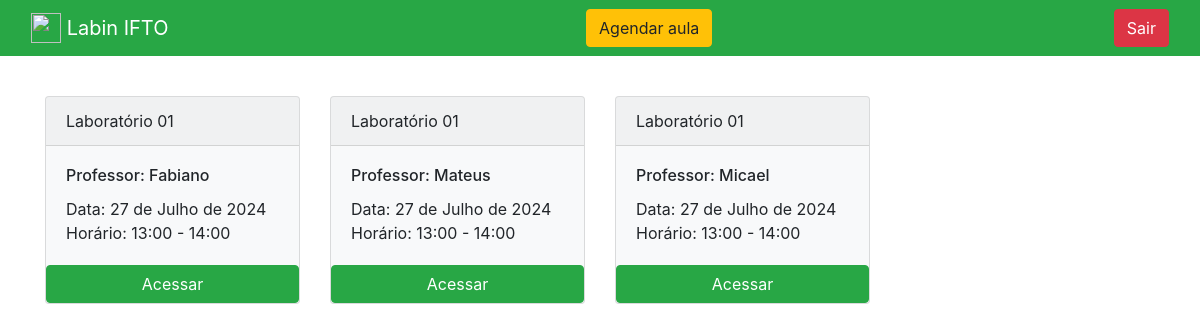
Before: /agendamento/home/ (signed in) with the older database file.
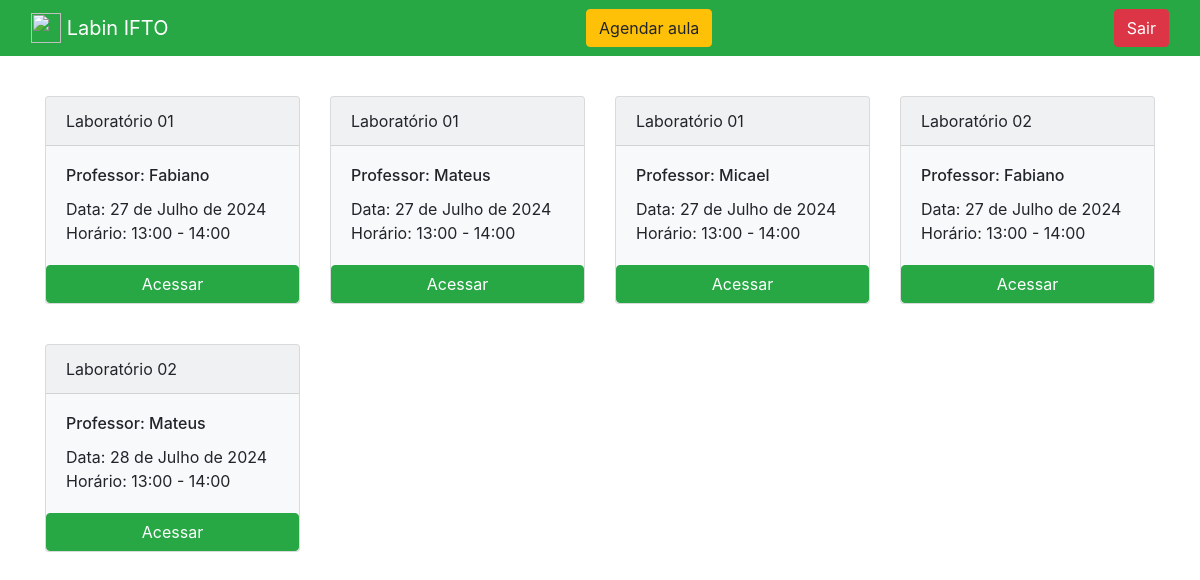
After: the same page with the newer database file.
### agendamento/models.py (models this page shows, shortened)
class Agendamentos(models.Model):
    professor = models.ForeignKey(Professores, on_delete=models.DO_NOTHING)
    laboratorio = models.ForeignKey(Laboratorios, on_delete=models.DO_NOTHING)
    data_agendamento = models.DateField()
    horario_inicio = models.TimeField()
    horario_fim = models.TimeField()
    class Meta:
        verbose_name = 'Agendamento'

class Laboratorios(models.Model):
    nome = models.CharField(max_length=30)
    class Meta:
        verbose_name = 'Laboratório'
    def __str__(self) -> str:
        return self.nome

class Professores(models.Model):
    nome = models.CharField(max_length=100)
    class Meta:
        verbose_name = 'Professore'
    def __str__(self) -> str:
        return self.nome

### agendamento/views.py (the view)
# urls.py: path('home/', views.home, name= 'home'),
def home(request):
    if request.session.get('usuario'):
        usuario = Usuario.objects.get(id = request.session['usuario']).nome
        agendamentos = Agendamentos.objects.all()
        form = AgendamentoAula()
        return render(request, 'home.html', {'agendamentos': agendamentos,
                                             'usuario_logado': request.session.get('usuario'),
                                             'form': form})
    else:
        return redirect('/auth/login/?status=2')

### agendamento/templates/home.html
{% extends "base.html" %}
{% block 'conteudo' %}
<div class="container">
    <div class="row">
        {% for agendamento in agendamentos %}
        <div class="col-md-3">
            <br>
            <div class="card bg-light mt-3" style="max-width: 16rem;">
                <div class="card-header">{{agendamento.laboratorio}}</div>
                <div class="card-body">
                  <h6 class="card-title">Professor: {{agendamento.professor}}</h6>
                  <p class="card-text">Data: {{agendamento.data_agendamento}} <br> Horário: {{agendamento.horario_inicio}} - {{agendamento.horario_fim}}</p>
                </div>
                <a href="{% url 'ver_agendamento' agendamento.id %}" class="btn btn-success">Acessar</a>
            </div>
        </div>
        {% endfor %}
    </div>
</div>
{% endblock  %}

Changed rows visible on the page:
added Agendamentos: laboratorio "Laboratório 02", professor "Fabiano", data_agendamento "27 de Julho de 2024", horario_inicio "13:00", horario_fim "14:00"
added Agendamentos: laboratorio "Laboratório 02", professor "Mateus", data_agendamento "28 de Julho de 2024", horario_inicio "13:00", horario_fim "14:00"
